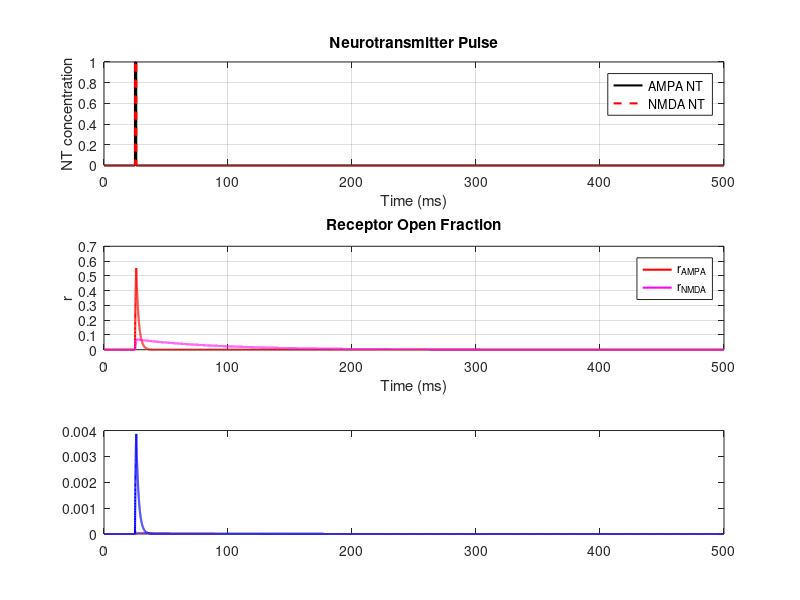

MATLAB code for this plot: (Note: this script raises an error after producing the figure.)
%% AMPA vs NMDA EPSC — Overlaid Comparison
% Runs both the AMPA and NMDA synapse models on a shared time base and
% overlays their comparable traces (neurotransmitter pulse, receptor open
% fraction, and EPSC) on the same axes so they can be compared visually.
clear; clc

%% Simulation setup (shared by both models)
N_num = 1;
tspan = 500; % ms
dt = 0.01; % time step for Euler method
loop = ceil(tspan/dt); % number of Euler iterations
time = (0:loop-1).*dt; % time vector in ms

%% Postsynaptic voltage used to calculate current
v_post = -70; % mV (shared)

%% AMPA constants
Cmax_AMPA = 1;      % max neurotransmitter concentration
Cdur_AMPA = 1;      % neurotransmitter pulse duration, ms
alpha_AMPA = 1.1;   % forward binding rate
beta_AMPA = 0.5;    % backward unbinding rate
E_AMPA = 0;         % reversal potential, mV
g_AMPA = 0.0001;    % maximum conductance

%% NMDA constants
Cmax_NMDA = 1;      % max neurotransmitter concentration
Cdur_NMDA = 1;      % neurotransmitter pulse duration, ms
alpha_NMDA = 0.072; % forward binding rate
beta_NMDA = 0.015;  % backward unbinding rate
E_NMDA = 0;         % reversal potential, mV
g_NMDA = 0.0002;    % maximum conductance
mg_NMDA = 1;        % external magnesium concentration, mM

%% Neurotransmitter pulses (identical timing for both)
nt_AMPA = zeros(N_num, loop);
nt_NMDA = zeros(N_num, loop);

AMPA_start = round(25/dt);
AMPA_stop = AMPA_start + round(Cdur_AMPA/dt);
nt_AMPA(:, AMPA_start:AMPA_stop) = Cmax_AMPA;

NMDA_start = round(25/dt);
NMDA_stop = NMDA_start + round(Cdur_NMDA/dt);
nt_NMDA(:, NMDA_start:NMDA_stop) = Cmax_NMDA;

%% Receptor / current arrays
r_AMPA = zeros(N_num, loop);
I_AMPA = zeros(N_num, loop);

r_NMDA = zeros(N_num, loop);
B_NMDA = zeros(N_num, loop);
I_NMDA = zeros(N_num, loop);

%% Euler method (both models integrated together)
for i = 1:loop-1

    % AMPA receptor open fraction
    dAMPA_rdt(:,i) = ...
        alpha_AMPA .* nt_AMPA(:,i) .* (1 - r_AMPA(:,i)) ...
        - beta_AMPA .* r_AMPA(:,i);
    r_AMPA(:,i+1) = r_AMPA(:,i) + dt .* dAMPA_rdt(:,i);

    % AMPA current
    I_AMPA(:,i) = g_AMPA .* r_AMPA(:,i) .* (E_AMPA - v_post);

    % NMDA receptor open fraction
    dNMDA_rdt(:,i) = ...
        alpha_NMDA .* nt_NMDA(:,i) .* (1 - r_NMDA(:,i)) ...
        - beta_NMDA .* r_NMDA(:,i);
    r_NMDA(:,i+1) = r_NMDA(:,i) + dt .* dNMDA_rdt(:,i);

    % Magnesium block
    B_NMDA(:,i) = ...
        1 ./ (1 + exp(0.062 .* (-v_post)) .* (mg_NMDA ./ 3.57));

    % NMDA current
    I_NMDA(:,i) = ...
        g_NMDA .* B_NMDA(:,i) .* r_NMDA(:,i) .* (E_NMDA - v_post);

end

% Fill final magnesium block and current values for plotting.
B_NMDA(:,end) = ...
    1 ./ (1 + exp(0.062 .* (-v_post)) .* (mg_NMDA ./ 3.57));
I_NMDA(:,end) = ...
    g_NMDA .* B_NMDA(:,end) .* r_NMDA(:,end) .* (E_NMDA - v_post);

%% Plot: AMPA and NMDA overlaid on shared axes
figure
set(gcf, 'Name', 'AMPA vs NMDA EPSC (Overlay)', 'Color', 'w');

% Panel 1: Neurotransmitter pulse
subplot(3,1,1)
plot(time, nt_AMPA, 'k', 'LineWidth', 1.5, 'DisplayName', 'AMPA NT')
hold on
plot(time, nt_NMDA, 'r--', 'LineWidth', 1.5, 'DisplayName', 'NMDA NT')
title('Neurotransmitter Pulse')
xlabel('Time (ms)')
ylabel('NT concentration')
legend('show')
grid on

% Panel 2: Receptor open fraction
subplot(3,1,2)
plot(time, r_AMPA, 'r', 'LineWidth', 1.5, 'DisplayName', 'r_{AMPA}')
hold on
plot(time, r_NMDA, 'm', 'LineWidth', 1.5, 'DisplayName', 'r_{NMDA}')
title('Receptor Open Fraction')
xlabel('Time (ms)')
ylabel('r')
legend('show')
grid on

% Panel 3: EPSC current
subplot(3,1,3)
plot(time, I_AMPA, 'b', 'LineWidth', 1.5, 'DisplayName', 'I_{AMPA}')
hold on
plot(time, I_NMDA, 'Color', [0.3 0.1 0.7], 'LineWidth', 1.5, 'DisplayName', 'I_{NMDA}')
yline(0,'k:', 'HandleVisibility', 'off')
title('EPSC (AMPA vs NMDA)')
xlabel('Time (ms)')
ylabel('Current')
legend('show')
grid on
